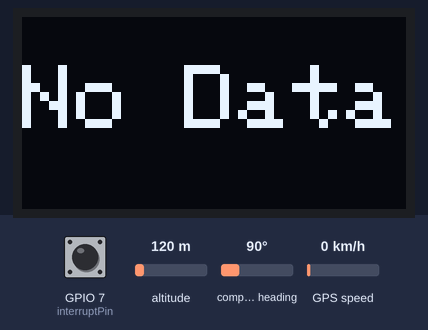
Simulated run of this sketch. Board: ESP8266 (NodeMCU). On the bench: 128×64 one-colour display. The test bench sets the inputs (shaded band); at power-on: GPS speed 0 km/h, GPIO 7 (interruptPin) HIGH, altitude 120 m, compass heading 90°. The GPS gets a fix after 3 s at 37.7749, -122.4194 with 8 satellites; what the sketch prints to the serial monitor is not drawn.

Above: at 1.2 s.
1.3 s: GPS speed set to 2 km/h
At 3.7 s:
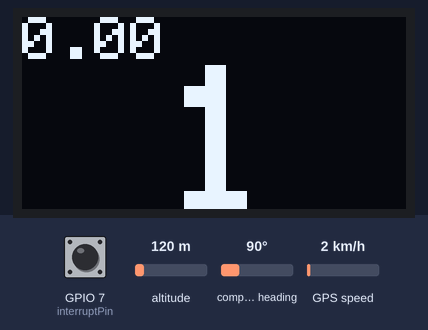
4.5 s: GPS speed set to 30 km/h
At 6.2 s:
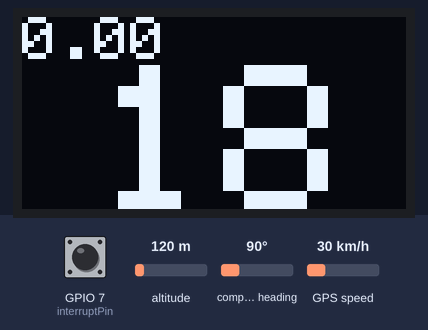
6.5 s: GPS speed set to 60 km/h
At 8.0 s:
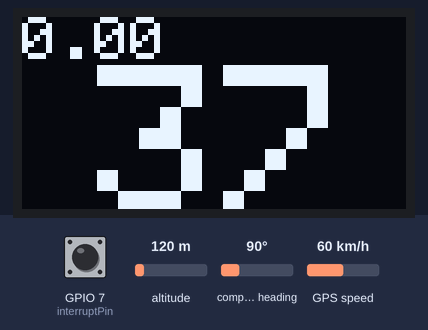
Timing chart, 0 to 9.5 s (numbered marks = the images above; inputs shaded):
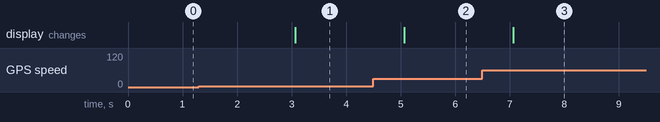

The sketch:

MPHcode.ino
```cpp
#include <SPI.h>
#include <Wire.h>
#include <Adafruit_GFX.h>
#include <Adafruit_SSD1306.h>
#include <TinyGPS++.h>
#include <SoftwareSerial.h>

#define SCREEN_WIDTH 128 // OLED display width, in pixels
#define SCREEN_HEIGHT 64 // OLED display height, in pixels

// Declaration for an SSD1306 display connected to I2C (SDA 2, SCL 3 pins)
#define OLED_RESET     4 // Reset pin # (or -1 if sharing Arduino reset pin)
Adafruit_SSD1306 display(SCREEN_WIDTH, SCREEN_HEIGHT, &Wire);

static const int RXPin = 9, TXPin = 8;
const byte interruptPin = 7;
static const uint32_t GPSBaud = 9600;
TinyGPSPlus gps;
SoftwareSerial ss(RXPin, TXPin);


class Distance {
  public:
    double Long1;
    double Long2;
    double Lat1;
    double Lat2;
    double R = 3958.8;
    double distance = 0.0;
    unsigned long Time = 0.0;

    void calculateDistance() {
      if(Time == 0.0){
        Time = millis();
        Long1 = gps.location.lng();
        Lat1 = gps.location.lat();
      }
      if (millis() > Time + 10000.0) {
        Long2 = gps.location.lng();
        Lat2 = gps.location.lat();

        double phi1 = Lat1 * DEG_TO_RAD;
        double phi2 = Lat2 * DEG_TO_RAD;
        double lambda1 = Long1 * DEG_TO_RAD;
        double lambda2 = Long2 * DEG_TO_RAD;


        double deltaPhi = phi2 - phi1;
        double deltaLambda = lambda2 - lambda1;

        double a = sq(sin(deltaPhi / 2.0)) + cos(phi1) * cos(phi2) * sq(sin(deltaLambda / 2.0));
        double b = (sqrt(a) / sqrt(1.0 - a));
        double c = 2.0 * atan(b);

        distance = distance + (R * c);
        Time = 0.0;
      }
    }
    void resetDistance() {
      distance = 0.0;
    }

};

Distance D1;

void setup() {
  Serial.begin(9600);
  ss.begin(GPSBaud);
  if (!display.begin(SSD1306_SWITCHCAPVCC, 0x3C)) { // Address 0x3D for 128x64
    Serial.println(F("SSD1306 allocation failed"));
  }
  pinMode(interruptPin, INPUT_PULLUP);
  attachInterrupt(digitalPinToInterrupt(interruptPin), distanceISR, FALLING);
  // SSD1306_SWITCHCAPVCC = generate display voltage from 3.3V internally

}

void loop() {
  while (ss.available() > 0)
    if (gps.encode(ss.read()))
      if (gps.location.isValid()) {
        D1.calculateDistance();
        Serial.println(D1.distance);
        showDisplay(D1.distance);
      } else {
        error();
      }
  if (millis() > 5000 && gps.charsProcessed() < 10)
  {
    Serial.println(F("No GPS detected: check wiring."));
    while (true);
  }
}

void distanceISR() {
  D1.resetDistance();
}

void showDisplay(double distance) {
  double data = gps.speed.mph();
  display.clearDisplay();
  if (data >= 10) display.setCursor(25, 16);
  if (data < 10) display.setCursor(47, 16); // Start at top-left corner
  display.setTextSize(7);             // Draw 2X-scale text
  display.setTextColor(SSD1306_WHITE);
  display.print(data);

  display.setCursor(0, 0);
  display.setTextSize(2);
  display.print(distance);


  display.display();
  delay(10);
}

void error(void) {
  display.clearDisplay();
  display.setCursor(0, 16);
  display.setTextSize(3);             // Draw 2X-scale text
  display.setTextColor(SSD1306_WHITE);
  display.println(F("No Data"));
  display.display();
}
```

Measured:
- after the input at 1.3 s, the display: changes after 1.8 s (image 1)
- after the input at 4.5 s, the display: changes after 0.57 s (image 2)
- after the input at 6.5 s, the display: changes after 0.57 s (image 3)
